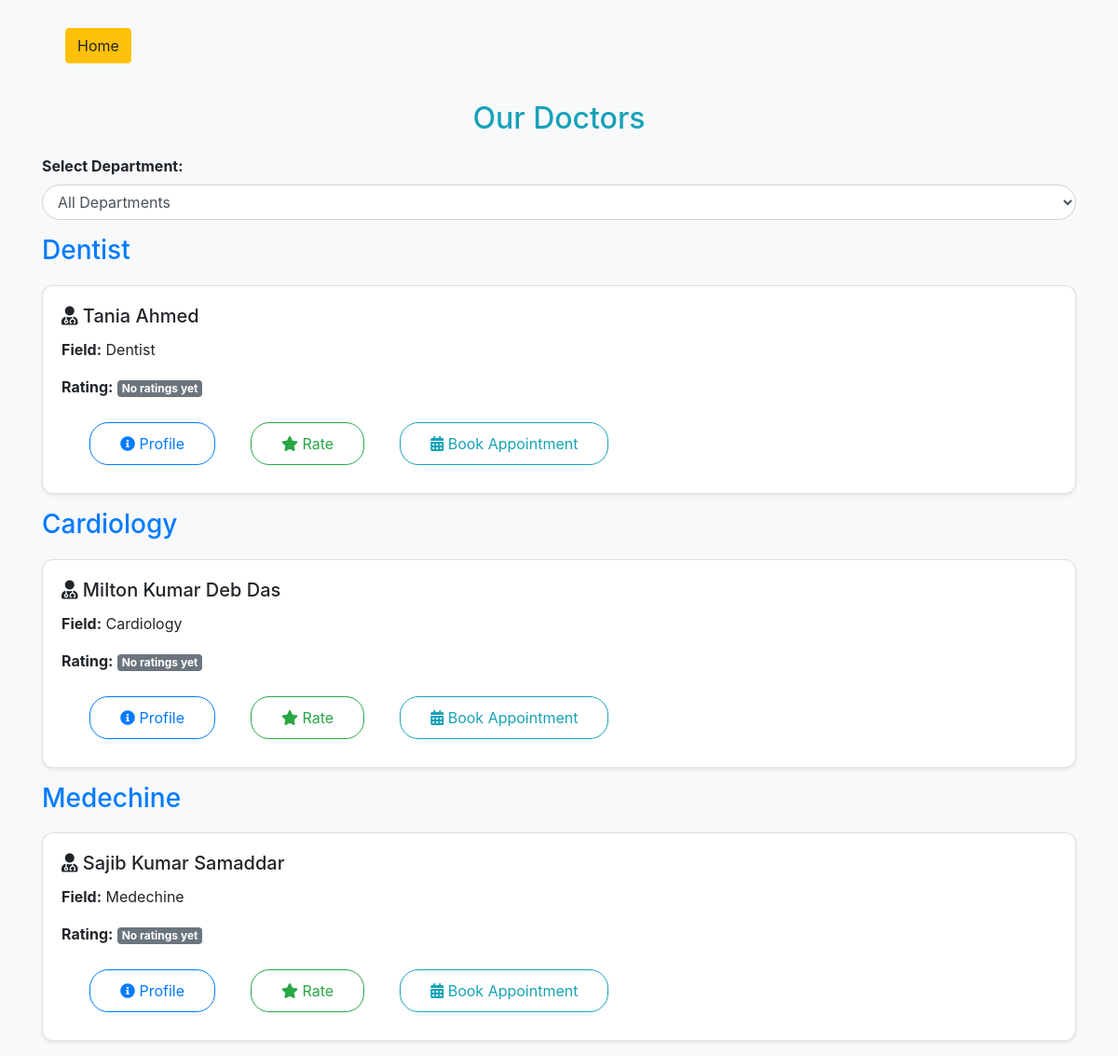
Screenshot of /doctorlist.php with the database file from the repository.
### tables this page shows
CREATE TABLE `doctors` (
  `id` int(11) NOT NULL,
  `username` varchar(100) NOT NULL,
  `email` varchar(100) NOT NULL,
  `specialization` varchar(100) NOT NULL,
  `password` varchar(255) NOT NULL
);

### doctorlist.php (the view, shortened to what this page needs)
<?php
include "db_connect.php";
function getDoctorsList() {
    global $conn;
    $doctors = [];
    $sql = "SELECT username, specialization FROM doctors";
    $result = $conn->query($sql);
    if ($result->num_rows > 0) {
        while ($row = $result->fetch_assoc()) {
            $doctor = [
                'name' => $row['username'],
                'field' => $row['specialization'],
                'rating' => 0,
                'ratingCount' => 0
            ];
            if (!array_key_exists($row['specialization'], $doctors)) {
                $doctors[$row['specialization']] = [];
            }
            $doctors[$row['specialization']][] = $doctor;
        }
    }
    return $doctors;
}
function displayDoctorsList($doctors) {
    foreach ($doctors as $field => $fieldDoctors) {
        echo '<h3 class="text-primary">' . $field . '</h3>';
        foreach ($fieldDoctors as $doctor) {
            echo '<div class="card mb-3 shadow-sm">';
            echo '<div class="card-body">';
            echo '<h5 class="card-title"><i class="fas fa-user-md"></i> ' . $doctor['name'] . '</h5>';
            echo '<p class="card-text"><strong>Field:</strong> ' . $doctor['field'] . '</p>';
            if ($doctor['rating'] > 0) {
                echo '<p class="card-text"><strong>Rating:</strong> <span class="badge badge-warning">' . number_format($doctor['rating'], 1) . '</span></p>';
            } else {
                echo '<p class="card-text"><strong>Rating:</strong> <span class="badge badge-secondary">No ratings yet</span></p>';
            }
            echo '<a href="doctor_profile.php?doctor=' . urlencode($doctor['name']) . '" class="btn btn-outline-primary mr-2"><i class="fas fa-info-circle"></i> Profile</a>';
            echo '<a href="rate_doctor.php?doctor=' . urlencode($doctor['name']) . '" class="btn btn-outline-success mr-2"><i class="fas fa-star"></i> Rate</a>';
            echo '<a href="book_appointment.php?doctor=' . urlencode($doctor['name']) . '" class="btn btn-outline-info"><i class="fas fa-calendar-alt"></i> Book Appointment</a>';
            echo '</div></div>';
        }
    }
}
$doctorsList = getDoctorsList();
?>
<!DOCTYPE html>
<html lang="en">
<head>
    <link rel="stylesheet" href="https://stackpath.bootstrapcdn.com/bootstrap/4.5.2/css/bootstrap.min.css">
    <link rel="stylesheet" href="https://cdnjs.cloudflare.com/ajax/libs/font-awesome/5.15.3/css/all.min.css">
</head>
<body>
<div class="nav">
    <a href="index.php">
        <button type="button" class="btn btn-warning">Home</button>
    </a>
</div>
    <div class="container">
        <h2 class="text-center text-info">Our Doctors</h2>
        <form action="<?php echo htmlspecialchars($_SERVER["PHP_SELF"]); ?>" method="GET" class="mb-3">
            <div class="form-group">
                <label for="department" class="font-weight-bold">Select Department:</label>
                <select name="department" id="department" class="form-control" onchange="this.form.submit()">
                    <option value="">All Departments</option>
                </select>
            </div>
        </form>
        <div class="row">
            <div class="col-md-12">
                <?php displayDoctorsList($doctorsList); ?>
            </div>
        </div>
    </div>
</body>
</html>

### doctorlist.php (style rules this page uses)
body { background-color: #f8f9fa; }
.container { margin-top: 20px; }
.card { border-radius: 12px; }
.form-control { border-radius: 25px; }
.btn-outline-primary, .btn-outline-success, .btn-outline-info { border-radius: 20px; margin:10px 30px; padding:10px 32px; }
.nav { border-radius: 20px; content: 10px 20px; padding:20px 50px; font-size:20px; margin:10px 20px; }
h2, h3 { margin-bottom: 20px; }

### rows the page displays
doctors: username "Tania Ahmed", specialization "Dentist"
doctors: username "Milton Kumar Deb Das", specialization "Cardiology"
doctors: username "Sajib Kumar Samaddar", specialization "Medechine"

### other values shown
$field "Dentist"
$field "Cardiology"
$field "Medechine"
